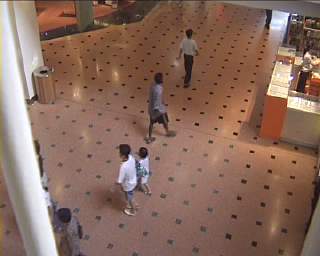
#> input picture ShoppingMall/ShoppingMall1482.bmp, 320 x 256 px; its folder holds 4 pictures in this run
$ python test.py   (older library calls are emulated)
#> lines starting #> are read from the running program, lines starting #| are printed output that depends on the picture
### inexact_augmented_lagrange_multiplier.py
import numpy as np
from numpy.linalg import norm, svd

def inexact_augmented_lagrange_multiplier(X, lmbda = 0.01, tol = 1e-7, maxIter = 1000):
	Y = X
	norm_two = norm(Y.ravel(), 2)
	norm_inf = norm(Y.ravel(), np.inf) / lmbda
	dual_norm = np.max([norm_two, norm_inf])
	# print(dual_norm)
	Y = Y /dual_norm
	A = np.zeros(Y.shape)
	E = np.zeros(Y.shape)
	dnorm = norm(X, 'fro')	# Frobenius norm
	mu = 1.25 / norm_two
	rho = 1.5
	sv = 10.
	n= Y.shape[1]
	itr = 0
	while True:
		Eraw = X - A + (1/mu) * Y
		Eupdate = np.maximum(Eraw - lmbda / mu, 0) + np.minimum(Eraw + lmbda / mu, 0)
		U, S, V = svd(X - Eupdate + (1 / mu) * Y, full_matrices=False)
		svp = (S > 1 / mu).shape[0]
		if svp < sv:
			sv = np.min([svp + 1, n])
		else:
			sv = np.min([svp + round(0.05 * n), n])

		Aupdate = np.dot(np.dot(U[:, :svp], np.diag(S[:svp] - 1 / mu)), V[:svp, :])
		A = Aupdate
		E = Eupdate
		#print itr
		Z = X - A - E
		Y = Y + mu * Z
		mu = np.min([mu * rho, mu * 1e7])
		itr += 1
		if ((norm(Z, 'fro') / dnorm) < tol) or (itr >= maxIter):
			break
	print("IALM Finished at iteration %d" % (itr))
	return A, E

### test.py
from scipy import misc
import numpy as np
from glob import glob
from inexact_augmented_lagrange_multiplier import inexact_augmented_lagrange_multiplier
from scipy.io import savemat
import os
import sys
import matplotlib.pyplot as plt
from scipy.io import loadmat
import numpy as np
from matplotlib import cm
import matplotlib
import imageio


def rgb2gray(rgb):
	r, g, b = rgb[:, :, 0], rgb[:, :, 1], rgb[:, :, 2]
	gray = 0.2989 * r + 0.5870 * g + 0.1140 * b
	return gray / 255


def make_video(alg, cache_path='./matrix_IALM_tmp'):
    name = alg
    if not os.path.exists(cache_path):
        os.mkdir(cache_path)
    #If you generate a big
    if not os.path.exists('%s/%s_tmp'%(cache_path, name)):
        os.mkdir("%s/%s_tmp"%(cache_path, name))
    mat = loadmat('./%s_background_subtraction.mat'%(name))
    org = X.reshape(d1, d2, X.shape[1]) * 255.
    fig = plt.figure()
    ax = fig.add_subplot(111)
    usable = [x for x in sorted(mat.keys()) if "_" not in x][0]
    sz = min(org.shape[2], mat[usable].shape[2])
    for i in range(sz):
        ax.cla()
        ax.axis("off")
        ax.imshow(np.hstack([mat[x][:, :, i] for x in sorted(mat.keys()) if "_" not in x] + \
                            [org[:, :, i]]), cm.gray)
        fname_ = '%s/%s_tmp/_tmp%03d.png'%(cache_path, name, i)
        if (i % 25) == 0:
            print('Completed frame', i, 'of', sz, 'for method', name)
        fig.tight_layout()
        fig.savefig(fname_, bbox_inches="tight")
    plt.close()


if __name__ == "__main__":
    names = sorted(glob( "./ShoppingMall/*.bmp"))
    d1, d2, channels = imageio.imread(names[0]).shape   # (256, 320, 3)
#> d1 = 256; d2 = 320; channels = 3
    d1 = 128
    d2 = 160
    num = len(names)
    X = np.zeros((d1, d2, num))
    for n, i in enumerate(names):
        X[:, :, n] = misc.imresize(rgb2gray(misc.imread(i).astype(np.double)) / 255., (d1, d2))
#> in rgb2gray, `r, g, b = rgb[:, :, 0], rgb[:, :, 1], rgb[:, :, 2]`:
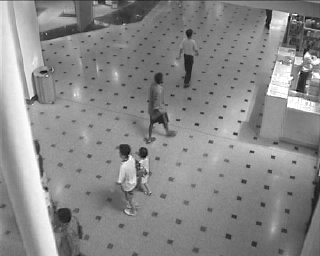
#> r: shape (256, 320) float64; min 0, max 255, mean 137.5
#> in rgb2gray, `r, g, b = rgb[:, :, 0], rgb[:, :, 1], rgb[:, :, 2]`:
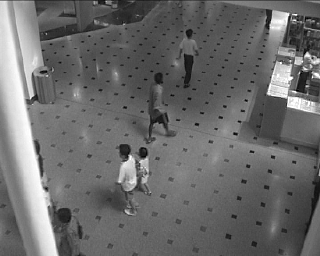
#> g: shape (256, 320) float64; min 0, max 255, mean 107
#> in rgb2gray, `r, g, b = rgb[:, :, 0], rgb[:, :, 1], rgb[:, :, 2]`:
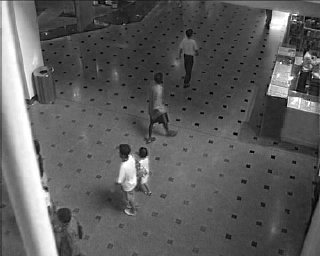
#> b: shape (256, 320) float64; min 0, max 255, mean 93.4
#> pass 2 of the loop `for n, i in enumerate(names):`:
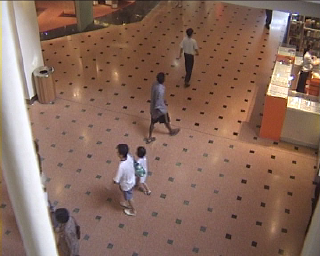
#> input picture ShoppingMall/ShoppingMall1483.bmp, 320 x 256 px
#> in rgb2gray (call 2), `r, g, b = rgb[:, :, 0], rgb[:, :, 1], rgb[:, :, 2]`:
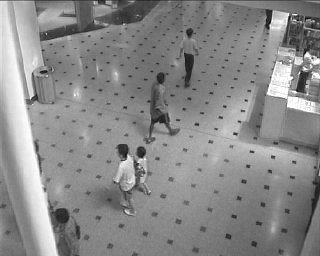
#> r: shape (256, 320) float64; min 0, max 255, mean 137.6
#> in rgb2gray (call 2), `r, g, b = rgb[:, :, 0], rgb[:, :, 1], rgb[:, :, 2]`:
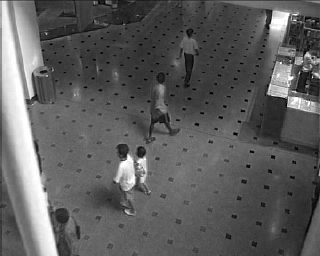
#> b: shape (256, 320) float64; min 0, max 255, mean 93.2
#> pass 3 of the loop `for n, i in enumerate(names):`:
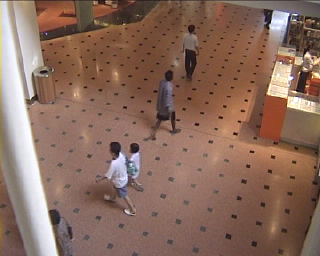
#> input picture ShoppingMall/ShoppingMall1484.bmp, 320 x 256 px
#> in rgb2gray (call 3), `r, g, b = rgb[:, :, 0], rgb[:, :, 1], rgb[:, :, 2]`:
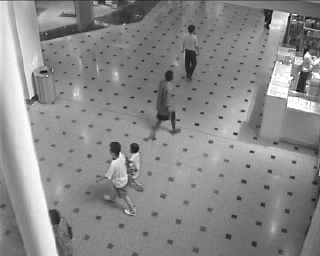
#> r: shape (256, 320) float64; min 1, max 255, mean 138.1
#> in rgb2gray (call 3), `r, g, b = rgb[:, :, 0], rgb[:, :, 1], rgb[:, :, 2]`:
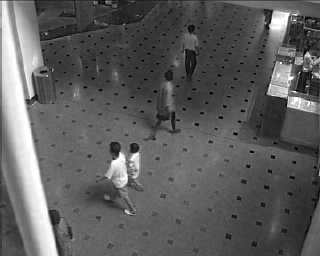
#> b: shape (256, 320) float64; min 0, max 255, mean 93.4
#> the loop made 4 passes; the first 3 are shown

    X = X.reshape(d1 * d2, num)
    clip = 100
    sz = clip
    # print(X[:,:sz].shape)
    A, E = inexact_augmented_lagrange_multiplier(X[:, : sz])
#> in inexact_augmented_lagrange_multiplier, `norm_two = norm(Y.ravel(), 2)`: norm_two = 34776.8
#> in inexact_augmented_lagrange_multiplier, `norm_inf = norm(Y.ravel(), np.inf) / lmbda`: norm_inf = 25200
#> in inexact_augmented_lagrange_multiplier, `dual_norm = np.max([norm_two, norm_inf])`: dual_norm = 34776.8
#> in inexact_augmented_lagrange_multiplier, `mu = 1.25 / norm_two`: mu = 3.59e-05
#> the loop in inexact_augmented_lagrange_multiplier, `while True:` made 25 passes
#> (S, mu) on passes 1 to 12: ([57770.5, 2594.9, 1546.2, 869.4], 5.39e-05), ([52239, 21260.1, 20027.4, 16202.1], 8.09e-05), ([46540, 6126.3, 5404.4, 4337.1], 0.000121), ([42228.7, 4576.1, 4344.9, 4111.7], 0.000182), ([39196.2, 3116.3, 2990.5, 2871.8], 0.000273), ([37252.2, 2297.7, 2088.2, 2056.7], 0.000409), ([36268.9, 1649.9, 1291.9, 1276.9], 0.000614), ([35624.3, 1083.7, 823.7, 816.5], 0.000921), ([35207.2, 713.4, 589.8, 571.1], 0.00138), ([34928.8, 532.3, 472, 447.5], 0.00207), ([34739.5, 420.2, 369.7, 346.8], 0.00311), ([34612.7, 333.9, 286.4, 267.6], 0.00466)
#> after the loop in inexact_augmented_lagrange_multiplier, `while True:`: itr = 25
#| IALM Finished at iteration 25
#> (the run stopped early here; a loop or call above may not have finished)
